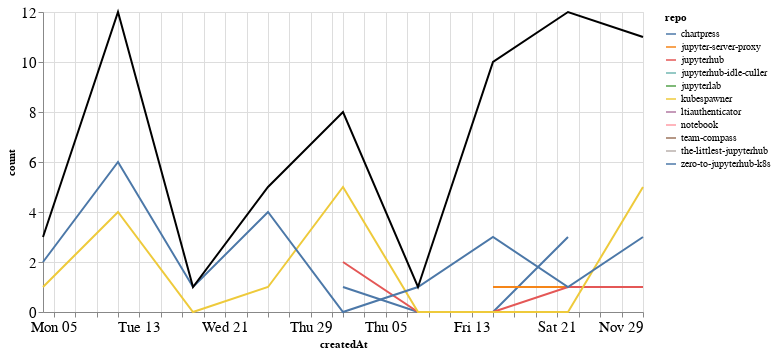

Notebook cell for this chart:
### Markdown cell above
## Comments

### Code cell
comments_time = comments.groupby('repo').resample('W', on='createdAt').count()['author'].reset_index()
comments_time = comments_time.rename(columns={'author': 'count'})
comments_time_total = comments_time.groupby('createdAt').agg({"count": "sum"}).reset_index()
ch1 = alt.Chart(comments_time, width=600).mark_line().encode(
    x='createdAt',
    y='count',
    color='repo',
    tooltip="repo"
)

ch2 = alt.Chart(comments_time_total, width=600).mark_line(color="black").encode(
    x='createdAt',
    y='count',
)

ch1 + ch2

### Figure 1 — Vega-Lite specification as saved in the notebook (floating-point values rounded to 4 significant figures)
{"config": {"axisLeft": {"labelFontSize": 15}, "axisBottom": {"labelFontSize": 15}}, "layer": [{"data": {"name": "data-35f61bce9760b2dc11eba60ba0094e0a"}, "mark": "line", "encoding": {"color": {"type": "nominal", "field": "repo"}, "tooltip": {"type": "nominal", "field": "repo"}, "x": {"type": "temporal", "field": "createdAt"}, "y": {"type": "quantitative", "field": "count"}}, "width": 600}, {"data": {"name": "data-f758625b3cbed9b63c367701163956be"}, "mark": {"type": "line", "color": "black"}, "encoding": {"x": {"type": "temporal", "field": "createdAt"}, "y": {"type": "quantitative", "field": "count"}}, "width": 600}], "$schema": "https://vega.github.io/schema/vega-lite/v4.8.1.json", "datasets": {"data-35f61bce9760b2dc11eba60ba0094e0a": [{"repo": "chartpress", "createdAt": "2020-11-01T00:00:00", "count": 1}, {"repo": "chartpress", "createdAt": "2020-11-08T00:00:00", "count": 0}, {"repo": "chartpress", "createdAt": "2020-11-15T00:00:00", "count": 0}, {"repo": "chartpress", "createdAt": "2020-11-22T00:00:00", "count": 3}, {"repo": "jupyter-server-proxy", "createdAt": "2020-11-15T00:00:00", "count": 1}, {"repo": "jupyter-server-proxy", "createdAt": "2020-11-22T00:00:00", "count": 1}, {"repo": "jupyterhub", "createdAt": "2020-11-01T00:00:00", "count": 2}, {"repo": "jupyterhub", "createdAt": "2020-11-08T00:00:00", "count": 0}, {"repo": "jupyterhub", "createdAt": "2020-11-15T00:00:00", "count": 0}, {"repo": "jupyterhub", "createdAt": "2020-11-22T00:00:00", "count": 1}, {"repo": "jupyterhub", "createdAt": "2020-11-29T00:00:00", "count": 1}, {"repo": "jupyterhub-idle-culler", "createdAt": "2020-11-15T00:00:00", "count": 3}, {"repo": "jupyterlab", "createdAt": "2020-11-22T00:00:00", "count": 5}, {"repo": "kubespawner", "createdAt": "2020-10-04T00:00:00", "count": 1}, {"repo": "kubespawner", "createdAt": "2020-10-11T00:00:00", "count": 4}, {"repo": "kubespawner", "createdAt": "2020-10-18T00:00:00", "count": 0}, {"repo": "kubespawner", "createdAt": "2020-10-25T00:00:00", "count": 1}, {"repo": "kubespawner", "createdAt": "2020-11-01T00:00:00", "count": 5}, {"repo": "kubespawner", "createdAt": "2020-11-08T00:00:00", "count": 0}, {"repo": "kubespawner", "createdAt": "2020-11-15T00:00:00", "count": 0}, {"repo": "kubespawner", "createdAt": "2020-11-22T00:00:00", "count": 0}, {"repo": "kubespawner", "createdAt": "2020-11-29T00:00:00", "count": 5}, {"repo": "ltiauthenticator", "createdAt": "2020-11-15T00:00:00", "count": 3}, {"repo": "notebook", "createdAt": "2020-11-22T00:00:00", "count": 1}, {"repo": "team-compass", "createdAt": "2020-11-29T00:00:00", "count": 2}, {"repo": "the-littlest-jupyterhub", "createdAt": "2020-10-11T00:00:00", "count": 2}, {"repo": "zero-to-jupyterhub-k8s", "createdAt": "2020-10-04T00:00:00", "count": 2}, {"repo": "zero-to-jupyterhub-k8s", "createdAt": "2020-10-11T00:00:00", "count": 6}, {"repo": "zero-to-jupyterhub-k8s", "createdAt": "2020-10-18T00:00:00", "count": 1}, {"repo": "zero-to-jupyterhub-k8s", "createdAt": "2020-10-25T00:00:00", "count": 4}, {"repo": "zero-to-jupyterhub-k8s", "createdAt": "2020-11-01T00:00:00", "count": 0}, {"repo": "zero-to-jupyterhub-k8s", "createdAt": "2020-11-08T00:00:00", "count": 1}, {"repo": "zero-to-jupyterhub-k8s", "createdAt": "2020-11-15T00:00:00", "count": 3}, {"repo": "zero-to-jupyterhub-k8s", "createdAt": "2020-11-22T00:00:00", "count": 1}, {"repo": "zero-to-jupyterhub-k8s", "createdAt": "2020-11-29T00:00:00", "count": 3}], "data-f758625b3cbed9b63c367701163956be": [{"createdAt": "2020-10-04T00:00:00", "count": 3}, {"createdAt": "2020-10-11T00:00:00", "count": 12}, {"createdAt": "2020-10-18T00:00:00", "count": 1}, {"createdAt": "2020-10-25T00:00:00", "count": 5}, {"createdAt": "2020-11-01T00:00:00", "count": 8}, {"createdAt": "2020-11-08T00:00:00", "count": 1}, {"createdAt": "2020-11-15T00:00:00", "count": 10}, {"createdAt": "2020-11-22T00:00:00", "count": 12}, {"createdAt": "2020-11-29T00:00:00", "count": 11}]}}
